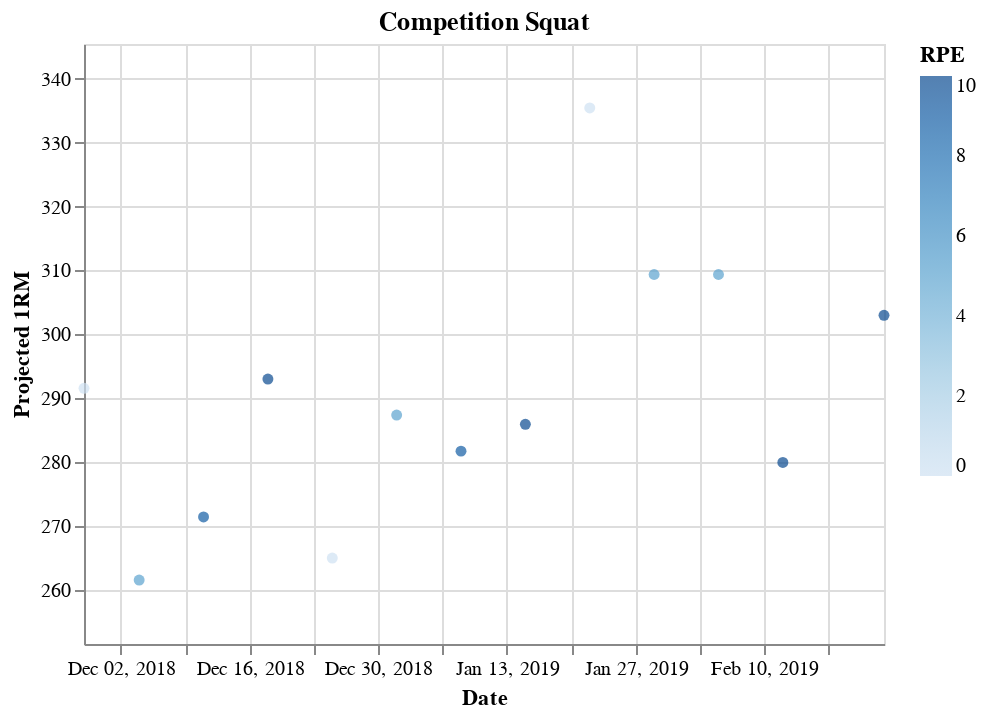

Write notebook code for a chart like this one.
### Code cell
lift = txtsl2.value
liftdfs[lift]['Projected 1RM'] =  liftModels[lift](1) * liftdfs[lift]['Weight']/liftModels[lift](liftdfs[lift]['Projected Reps'])
small = liftdfs[lift]['Projected 1RM'].min()
big = liftdfs[lift]['Projected 1RM'].max()
alt.Chart(liftdfs[lift], title=lift).mark_circle().encode(
        alt.X('Date:T', timeUnit='yearmonthdate', title = 'Date'), alt.Y("Projected 1RM", scale = alt.Scale(domain = [small-10,big+10])), alt.Color("RPE")
)

### Figure 1 — Vega-Lite specification as saved in the notebook (floating-point values rounded to 4 significant figures)
{"config": {"view": {"continuousWidth": 400, "continuousHeight": 300}}, "data": {"name": "data-24da8f5f2a9e6c93b57d0eb9a49a4c13"}, "mark": "circle", "encoding": {"color": {"type": "quantitative", "field": "RPE"}, "x": {"type": "temporal", "field": "Date", "timeUnit": "yearmonthdate", "title": "Date"}, "y": {"type": "quantitative", "field": "Projected 1RM", "scale": {"domain": [251.6, 345.4]}}}, "title": "Competition Squat", "$schema": "https://vega.github.io/schema/vega-lite/v4.8.1.json", "datasets": {"data-24da8f5f2a9e6c93b57d0eb9a49a4c13": [{"Date": "2018-11-28", "Lift": "Competition Squat", "Weight": 155.0, "Projected Reps": 15, "Reps": 5, "RPE": 0, "Projected 1RM": 291.6}, {"Date": "2018-12-04", "Lift": "Competition Squat", "Weight": 185.0, "Projected Reps": 10, "Reps": 5, "RPE": 5, "Projected 1RM": 261.6}, {"Date": "2018-12-11", "Lift": "Competition Squat", "Weight": 215.0, "Projected Reps": 6, "Reps": 5, "RPE": 9, "Projected 1RM": 271.5}, {"Date": "2018-12-18", "Lift": "Competition Squat", "Weight": 240.0, "Projected Reps": 5, "Reps": 5, "RPE": 10, "Projected 1RM": 293.0}, {"Date": "2018-12-25", "Lift": "Competition Squat", "Weight": 165.0, "Projected Reps": 13, "Reps": 3, "RPE": 0, "Projected 1RM": 265.1}, {"Date": "2019-01-01", "Lift": "Competition Squat", "Weight": 215.0, "Projected Reps": 8, "Reps": 3, "RPE": 5, "Projected 1RM": 287.4}, {"Date": "2019-01-08", "Lift": "Competition Squat", "Weight": 240.0, "Projected Reps": 4, "Reps": 3, "RPE": 9, "Projected 1RM": 281.8}, {"Date": "2019-01-15", "Lift": "Competition Squat", "Weight": 255.0, "Projected Reps": 3, "Reps": 3, "RPE": 10, "Projected 1RM": 286.0}, {"Date": "2019-01-22", "Lift": "Competition Squat", "Weight": 220.0, "Projected Reps": 12, "Reps": 2, "RPE": 0, "Projected 1RM": 335.4}, {"Date": "2019-01-29", "Lift": "Competition Squat", "Weight": 245.0, "Projected Reps": 6, "Reps": 1, "RPE": 5, "Projected 1RM": 309.4}, {"Date": "2019-02-05", "Lift": "Competition Squat", "Weight": 245.0, "Projected Reps": 6, "Reps": 1, "RPE": 5, "Projected 1RM": 309.4}, {"Date": "2019-02-12", "Lift": "Competition Squat", "Weight": 280.0, "Projected Reps": 1, "Reps": 1, "RPE": 10, "Projected 1RM": 280.0}, {"Date": "2019-02-23", "Lift": "Competition Squat", "Weight": 303.0, "Projected Reps": 1, "Reps": 1, "RPE": 10, "Projected 1RM": 303.0}]}}
